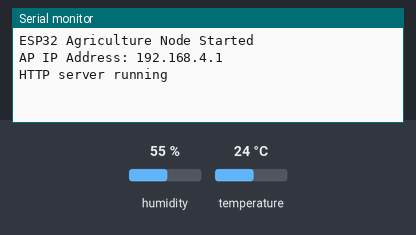
This sketch was run on a simulated ESP32. Parts: the last lines printed to the serial monitor. Inputs (shaded band) come from the test bench; at power-on: humidity 55 %, temperature 24 °C.

Above: at 1.2 s.
1.3 s: humidity set to 22 %
At 4.3 s:
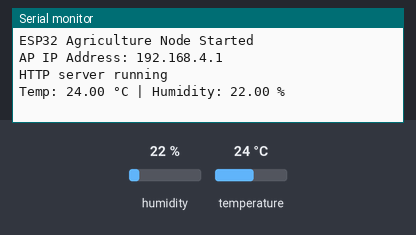
7.5 s: temperature set to 12 °C
At 8.4 s:
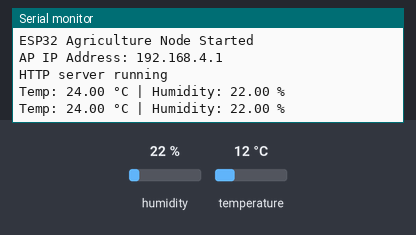
9.0 s: humidity set to 40 %
At 10.2 s:
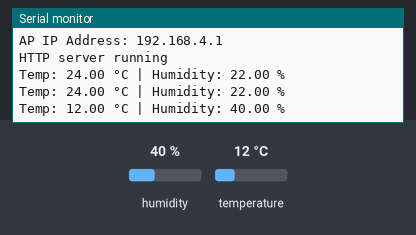

The sketch:

CFL15_AgricutureField_AP_Node.ino
```cpp
#include <WiFi.h>
#include <WebServer.h>
#include <DHT.h>

// ===== DHT CONFIG =====
#define DHTPIN 33
#define DHTTYPE DHT11
DHT dht(DHTPIN, DHTTYPE);

// ===== ACCESS POINT CONFIG =====
const char* ap_ssid = "Agri_Field_Node";
const char* ap_password = "farm12345";  // Min 8 characters

WebServer server(80);

// ===== SENSOR DATA =====
float temperature = 0.0;
float humidity = 0.0;

// ===== HTML DASHBOARD =====
void handleRoot() {
  char msg[1200];

  snprintf(msg, sizeof(msg),
           "<html><head>"
           "<meta name='viewport' content='width=device-width, initial-scale=1'>"
           "<meta http-equiv='refresh' content='5'/>"
           "<title>Agriculture Field Monitor</title>"
           "<style>"
           "body{font-family:Arial;background:#f4f4f4;text-align:center;}"
           ".card{background:white;padding:20px;margin:30px;border-radius:10px;box-shadow:0 0 10px #aaa;}"
           "</style>"
           "</head><body>"
           "<div class='card'>"
           "<h2 style='color:green'>🌾 Agriculture Field Sensor</h2>"
           "<p style='font-size:1.8rem'>Temperature: <b>%.2f °C</b></p>"
           "<p style='font-size:1.8rem'>Humidity: <b>%.2f %%</b></p>"
           "<p style='color:gray'>Offline | Direct ESP32 Access</p>"
           "</div>"
           "</body></html>",
           temperature, humidity);

  server.send(200, "text/html", msg);
}

void setup() {
  Serial.begin(115200);

  // ===== START SENSOR =====
  dht.begin();

  // ===== START ACCESS POINT =====
  WiFi.mode(WIFI_AP);
  WiFi.softAP(ap_ssid, ap_password);

  Serial.println("ESP32 Agriculture Node Started");
  Serial.print("AP IP Address: ");
  Serial.println(WiFi.softAPIP());  // Usually 192.168.4.1

  // ===== HTTP SERVER =====
  server.on("/", handleRoot);
  server.begin();
  Serial.println("HTTP server running");
}

void loop() {
  server.handleClient();

  static unsigned long lastRead = 0;
  if (millis() - lastRead > 3000) {
    lastRead = millis();

    humidity = dht.readHumidity();
    temperature = dht.readTemperature();

    if (isnan(temperature) || isnan(humidity)) {
      Serial.println("Failed to read DHT sensor");
    } else {
      Serial.print("Temp: ");
      Serial.print(temperature);
      Serial.print(" °C | Humidity: ");
      Serial.print(humidity);
      Serial.println(" %");
    }
  }
}
```

Measured:
- after the input at 1.3 s, the serial monitor: prints a new line after 1.7 s (image 1)
- after the input at 9.0 s, the serial monitor: prints a new line at once (image 3)
